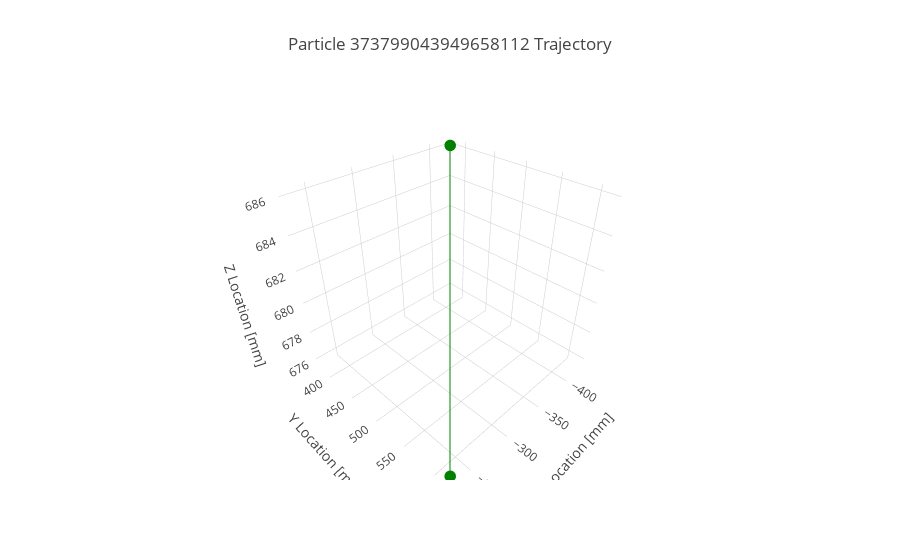

Notebook code cell kept with this figure:
### Markdown cell above
## Plot Chart Attributes

### Code cell
row = 5229

layout = plot_chart_attributes(row)
fig = go.Figure(data = data,layout = layout)
offline.iplot(fig)

### Figure 1 — Plotly figure (JSON) as saved in the notebook; plotly's stock layout.template omitted (floating-point values rounded to 4 significant figures)
{"data": [{"marker": {"color": "green", "size": 4}, "mode": "lines+markers", "name": "Radius", "type": "scatter3d", "x": [-230.4, -425.0], "y": [615.7, 378.5], "z": [675.7, 686.0]}], "layout": {"scene": {"xaxis": {"title": "X Location [mm]"}, "yaxis": {"title": "Y Location [mm]"}, "zaxis": {"title": "Z Location [mm]"}}, "title": "Particle 373799043949658112 Trajectory"}}
